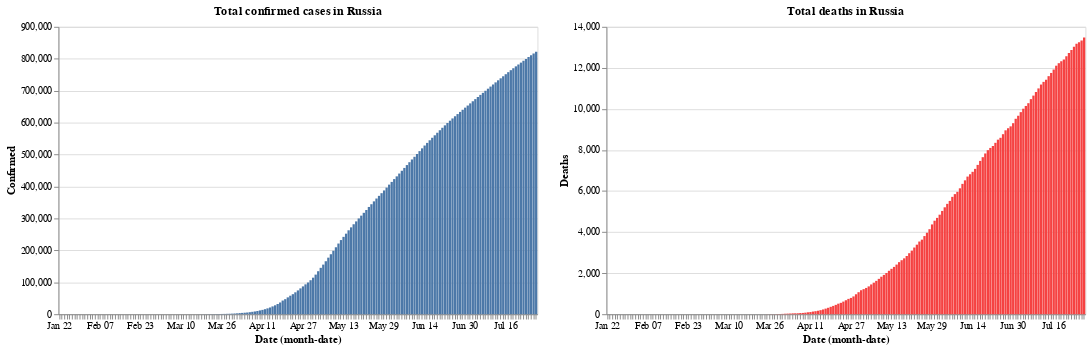

The code cell stored with this chart in its notebook:
### Code cell
base.encode(y='Confirmed').properties(title='Total confirmed cases in Russia') | base.encode(y='Deaths', color=red).properties(title='Total deaths in Russia')

### Figure 1 — Vega-Lite specification as saved in the notebook (floating-point values rounded to 4 significant figures; data arrays with more than 128 entries replaced by an {"elided": "..."} marker saying what was removed)
{"config": {"view": {"continuousWidth": 400, "continuousHeight": 300}}, "hconcat": [{"mark": "bar", "encoding": {"x": {"type": "ordinal", "field": "Date", "timeUnit": "monthdate"}, "y": {"type": "quantitative", "field": "Confirmed"}}, "title": "Total confirmed cases in Russia", "width": 500}, {"mark": "bar", "encoding": {"color": {"value": "#f54242"}, "x": {"type": "ordinal", "field": "Date", "timeUnit": "monthdate"}, "y": {"type": "quantitative", "field": "Deaths"}}, "title": "Total deaths in Russia", "width": 500}], "data": {"name": "data-34bd7a0f77ae1f9dcb39a40f2428ef35"}, "$schema": "https://vega.github.io/schema/vega-lite/v4.8.1.json", "datasets": {"data-34bd7a0f77ae1f9dcb39a40f2428ef35": {"elided": "189 records"}}}
